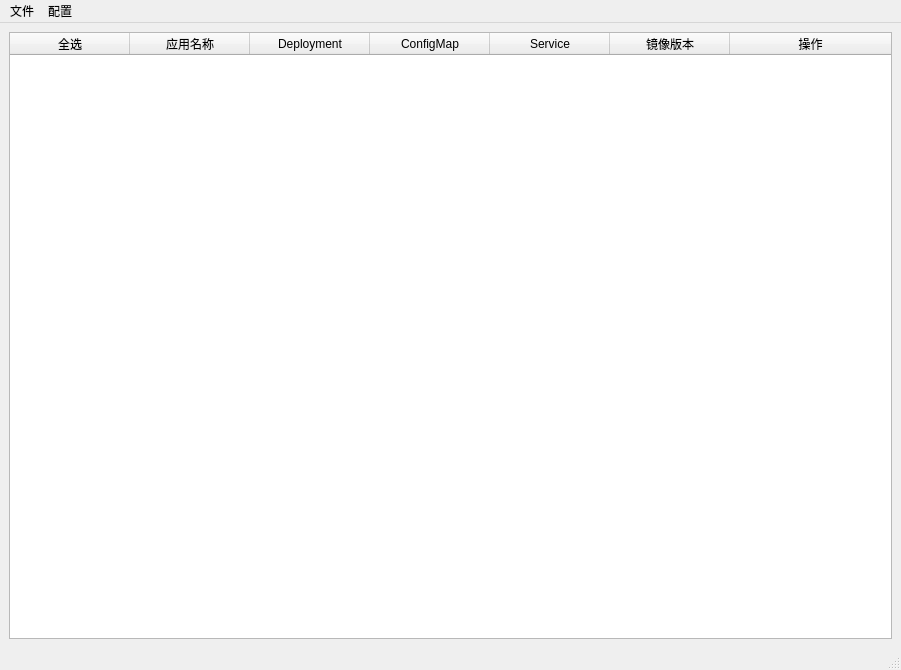
<?xml version="1.0" encoding="UTF-8"?>
<ui version="4.0">
 <class>MainWindow</class>
 <widget class="QMainWindow" name="MainWindow">
  <property name="geometry">
   <rect>
    <x>0</x>
    <y>0</y>
    <width>901</width>
    <height>670</height>
   </rect>
  </property>
  <property name="mouseTracking">
   <bool>false</bool>
  </property>
  <property name="windowTitle">
   <string>云管综合发布系统</string>
  </property>
  <property name="windowIcon">
   <iconset>
    <normaloff>../res/spdb_logo.svg</normaloff>../res/spdb_logo.svg</iconset>
  </property>
  <widget class="QWidget" name="centralwidget">
   <layout class="QVBoxLayout" name="verticalLayout_2">
    <item>
     <widget class="QTableWidget" name="importedForm">
      <attribute name="horizontalHeaderCascadingSectionResizes">
       <bool>false</bool>
      </attribute>
      <attribute name="horizontalHeaderDefaultSectionSize">
       <number>120</number>
      </attribute>
      <attribute name="horizontalHeaderStretchLastSection">
       <bool>true</bool>
      </attribute>
      <attribute name="verticalHeaderStretchLastSection">
       <bool>false</bool>
      </attribute>
      <column>
       <property name="text">
        <string>全选</string>
       </property>
      </column>
      <column>
       <property name="text">
        <string>应用名称</string>
       </property>
      </column>
      <column>
       <property name="text">
        <string>Deployment</string>
       </property>
      </column>
      <column>
       <property name="text">
        <string>ConfigMap</string>
       </property>
      </column>
      <column>
       <property name="text">
        <string>Service</string>
       </property>
      </column>
      <column>
       <property name="text">
        <string>镜像版本</string>
       </property>
      </column>
      <column>
       <property name="text">
        <string>操作</string>
       </property>
      </column>
     </widget>
    </item>
   </layout>
  </widget>
  <widget class="QMenuBar" name="menubar">
   <property name="geometry">
    <rect>
     <x>0</x>
     <y>0</y>
     <width>901</width>
     <height>22</height>
    </rect>
   </property>
   <widget class="QMenu" name="file">
    <property name="title">
     <string>文件</string>
    </property>
    <addaction name="importProdForm"/>
    <addaction name="exit"/>
   </widget>
   <widget class="QMenu" name="menu_2">
    <property name="title">
     <string>配置</string>
    </property>
    <addaction name="actionSCC"/>
   </widget>
   <addaction name="file"/>
   <addaction name="menu_2"/>
  </widget>
  <widget class="QStatusBar" name="statusbar"/>
  <action name="action">
   <property name="text">
    <string/>
   </property>
  </action>
  <action name="importProdForm">
   <property name="text">
    <string>导入需求表</string>
   </property>
  </action>
  <action name="actionSCC">
   <property name="text">
    <string>SCC接口配置</string>
   </property>
  </action>
  <action name="exit">
   <property name="text">
    <string>退出</string>
   </property>
  </action>
 </widget>
 <resources/>
 <connections/>
</ui>
